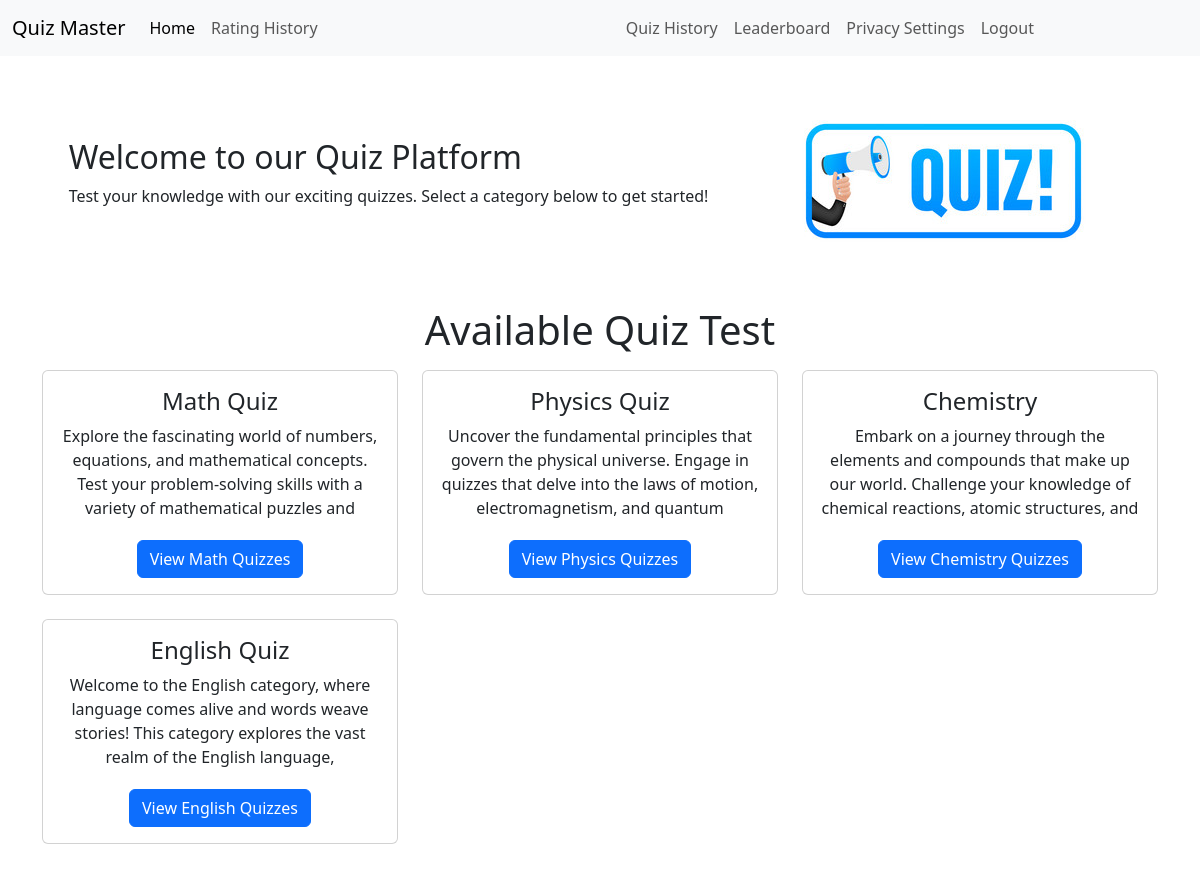
/ (signed in), run on the app's committed database.
### quizzes/models.py (models this page shows, shortened)
class Quiz(models.Model):
    title = models.CharField(max_length=255)
    description = models.TextField()
    category = models.ForeignKey(Category, on_delete=models.CASCADE)
    has_time_limit = models.BooleanField(default=False)

class Category(models.Model):
    name = models.CharField(max_length=100)
    slug = models.SlugField(max_length=150, unique=True, null=True, blank=True)
    def __str__(self):
        return self.name

### core/views.py (the view)
# urls.py: 2. Add a URL to urlpatterns:  path('', views.home, name='home')
def home(request, category_slug=None):
    customizeCategories = Category.objects.annotate(
        quiz_count=Count('quiz', filter=Q(
            quiz__title__isnull=False, quiz__description__isnull=False))
    ).filter(quiz_count__gt=0)
    print(customizeCategories)
    categories = Category.objects.all()
    quizzes = Quiz.objects.all()
    selected_category = None
    if category_slug:
        selected_category = Category.objects.get(slug=category_slug)
        print(selected_category)
        quizzes = quizzes.filter(category=selected_category)
    quiz_data = []
    for quiz in quizzes:
        quiz_questions = Question.objects.filter(quiz=quiz)
        questions_data = []
        for question in quiz_questions:
            choices_data = Choice.objects.filter(question=question)
            questions_data.append({
                'question_text': question.quizQuestion,
                'choices': choices_data
            })
        quiz_data.append({
            'quiz_title': quiz.title,
            'quiz_description': quiz.description,
            'questions': questions_data
        })
    context = {
        'categories': categories,
        'customizeCategories': customizeCategories,
        'quizzes': quizzes,
        'selected_category': selected_category,
    }
    return render(request, 'home.html', context)

### core/templates/home.html (shortened to what this page needs)
{% extends 'base.html' %}
{% load static %}
{% block content %}
<div class="container">
    <div class="d-flex justify-content-center align-items-center gap-5">
        <div>
            <h2>Welcome to our Quiz Platform</h2>
            <p>Test your knowledge with our exciting quizzes. Select a category below to get started!</p>
        </div>
        <div class="banner">
            <img src="{% static 'core/images/banner.jpg' %}" alt="Banner Image" class="img-fluid">
        </div>
    </div>
</div>
<h1 class="text-center">Available Quiz Test</h1>
<div class="container">
    <div class="my-3">
        {% if user.is_authenticated %}
            <div>
                {% if quizzes %}
                <div class="row">
                    {% for quiz in quizzes %}
                    <div class="col-md-4 mb-4">
                        <div class="card text-center">
                            <div class="card-body">
                                <h4 class="card-title">{{ quiz.title }}</h4>
                                <p style="height: clamp(30px, 10vw, 100px)" class="card-text overflow-y-auto">{{ quiz.description }}</p>
                                <a class="btn btn-primary text-decoration-none rounded"
                                    href="{% url 'quiz_view' quiz.category.name %}">View {{ quiz.category.name|title }} Quizzes</a>
                            </div>
                        </div>
                    </div>
                    {% endfor %}
                </div>
                {% else %}
                <p>No quizzes available.</p>
                {% endif %}
            </div>
        {% endif %}
    </div>
</div>
{% endblock %}

### data on the page
Quiz: title "Math Quiz", description "Explore the fascinating world of numbers, equations, and mathematical concepts. Test your problem-solving skills with a variety of mathematical puzzles and…", category.name "Math"
Quiz: title "Physics Quiz", description "Uncover the fundamental principles that govern the physical universe. Engage in quizzes that delve into the laws of motion, electromagnetism, and quantum…", category.name "Physics"
Quiz: title "Chemistry", description "Embark on a journey through the elements and compounds that make up our world. Challenge your knowledge of chemical reactions, atomic structures, and…", category.name "Chemistry"
Quiz: title "English Quiz", description "Welcome to the English category, where language comes alive and words weave stories! This category explores the vast realm of the English language,…", category.name "English"
